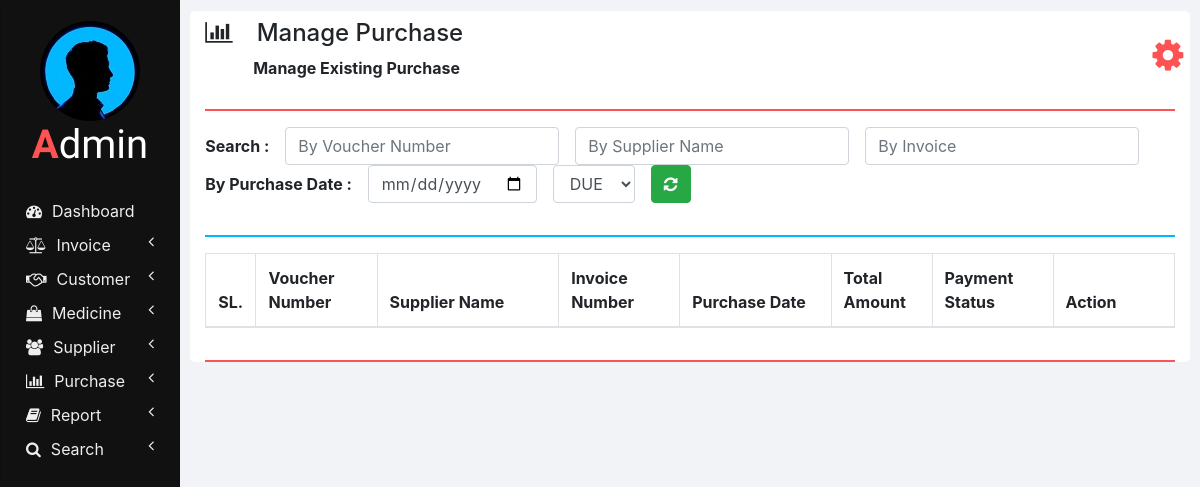
Before: /manage_purchase.php with the older database file.
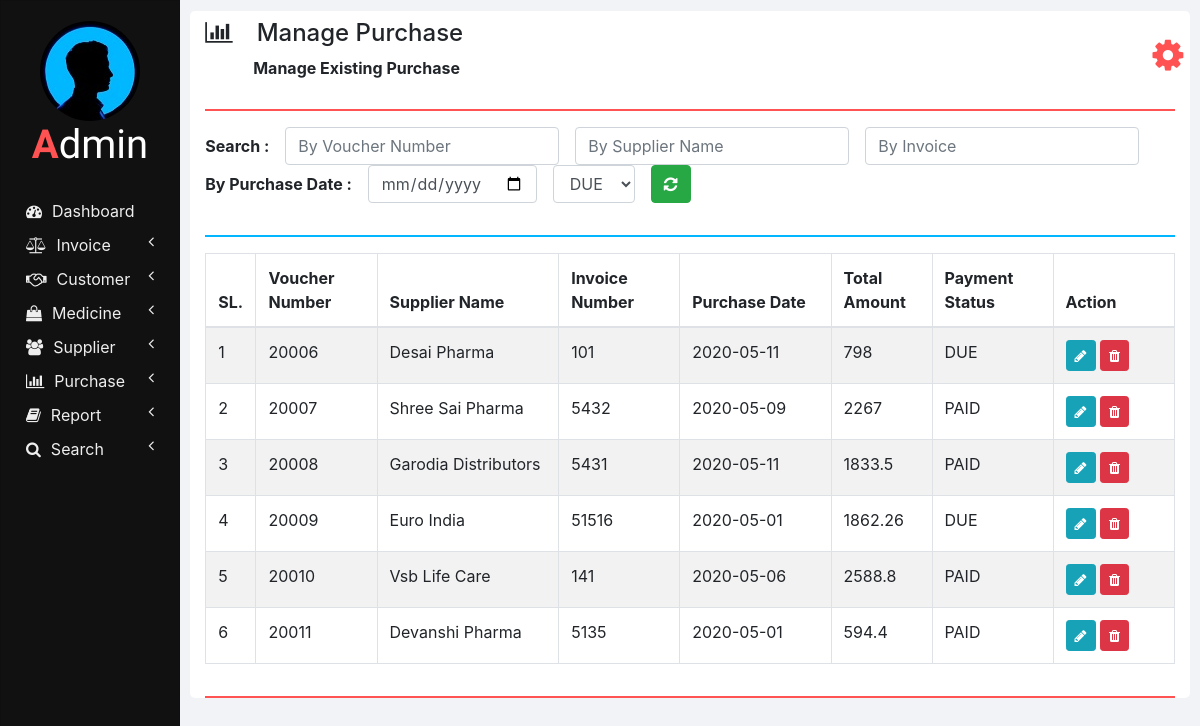
After: the same page with the newer database file.
### tables this page shows
CREATE TABLE `purchases` (
  `SUPPLIER_NAME` varchar(100) NOT NULL,
  `INVOICE_NUMBER` int(11) NOT NULL,
  `VOUCHER_NUMBER` int(11) NOT NULL,
  `PURCHASE_DATE` varchar(10) NOT NULL,
  `TOTAL_AMOUNT` double NOT NULL,
  `PAYMENT_STATUS` varchar(20) NOT NULL
);

### php/manage_purchase.php (the view, shortened to what this page needs)
<?php
  function showPurchases($id) {
    require "db_connection.php";
    if($con) {
      $seq_no = 0;
      $query = "SELECT * FROM purchases";
      $result = mysqli_query($con, $query);
      while($row = mysqli_fetch_array($result)) {
        $seq_no++;
        if($row['VOUCHER_NUMBER'] == $id)
          showEditOptionsRow($seq_no, $row);
        else
          showPurchaseRow($seq_no, $row);
      }
    }
  }
  function showPurchaseRow($seq_no, $row) {
    ?>
    <tr>
      <td><?php echo $seq_no; ?></td>
      <td><?php echo $row['VOUCHER_NUMBER']; ?></td>
      <td><?php echo $row['SUPPLIER_NAME'] ?></td>
      <td><?php echo $row['INVOICE_NUMBER']; ?></td>
      <td><?php echo $row['PURCHASE_DATE']; ?></td>
      <td><?php echo $row['TOTAL_AMOUNT']; ?></td>
      <td><?php echo $row['PAYMENT_STATUS']; ?></td>
      <td>
        <button href="" class="btn btn-info btn-sm" onclick="editPurchase(<?php echo $row['VOUCHER_NUMBER']; ?>);">
          <i class="fa fa-pencil"></i>
        </button>
        <button class="btn btn-danger btn-sm" onclick="deletePurchase(<?php echo $row['VOUCHER_NUMBER']; ?>);">
          <i class="fa fa-trash"></i>
        </button>
      </td>
    </tr>
    <?php
  }
  ?>

Changed rows visible on the page:
added purchases: seq_no "1", VOUCHER_NUMBER "20006", SUPPLIER_NAME "Desai Pharma", INVOICE_NUMBER "101", PURCHASE_DATE "2020-05-11", TOTAL_AMOUNT "798", PAYMENT_STATUS "DUE"
added purchases: seq_no "2", VOUCHER_NUMBER "20007", SUPPLIER_NAME "Shree Sai Pharma", INVOICE_NUMBER "5432", PURCHASE_DATE "2020-05-09", TOTAL_AMOUNT "2267", PAYMENT_STATUS "PAID"
added purchases: seq_no "3", VOUCHER_NUMBER "20008", SUPPLIER_NAME "Garodia Distributors", INVOICE_NUMBER "5431", PURCHASE_DATE "2020-05-11", TOTAL_AMOUNT "1833.5", PAYMENT_STATUS "PAID"
added purchases: seq_no "4", VOUCHER_NUMBER "20009", SUPPLIER_NAME "Euro India", INVOICE_NUMBER "51516", PURCHASE_DATE "2020-05-01", TOTAL_AMOUNT "1862.26", PAYMENT_STATUS "DUE"
added purchases: seq_no "5", VOUCHER_NUMBER "20010", SUPPLIER_NAME "Vsb Life Care", INVOICE_NUMBER "141", PURCHASE_DATE "2020-05-06", TOTAL_AMOUNT "2588.8", PAYMENT_STATUS "PAID"
added purchases: seq_no "6", VOUCHER_NUMBER "20011", SUPPLIER_NAME "Devanshi Pharma", INVOICE_NUMBER "5135", PURCHASE_DATE "2020-05-01", TOTAL_AMOUNT "594.4", PAYMENT_STATUS "PAID"
